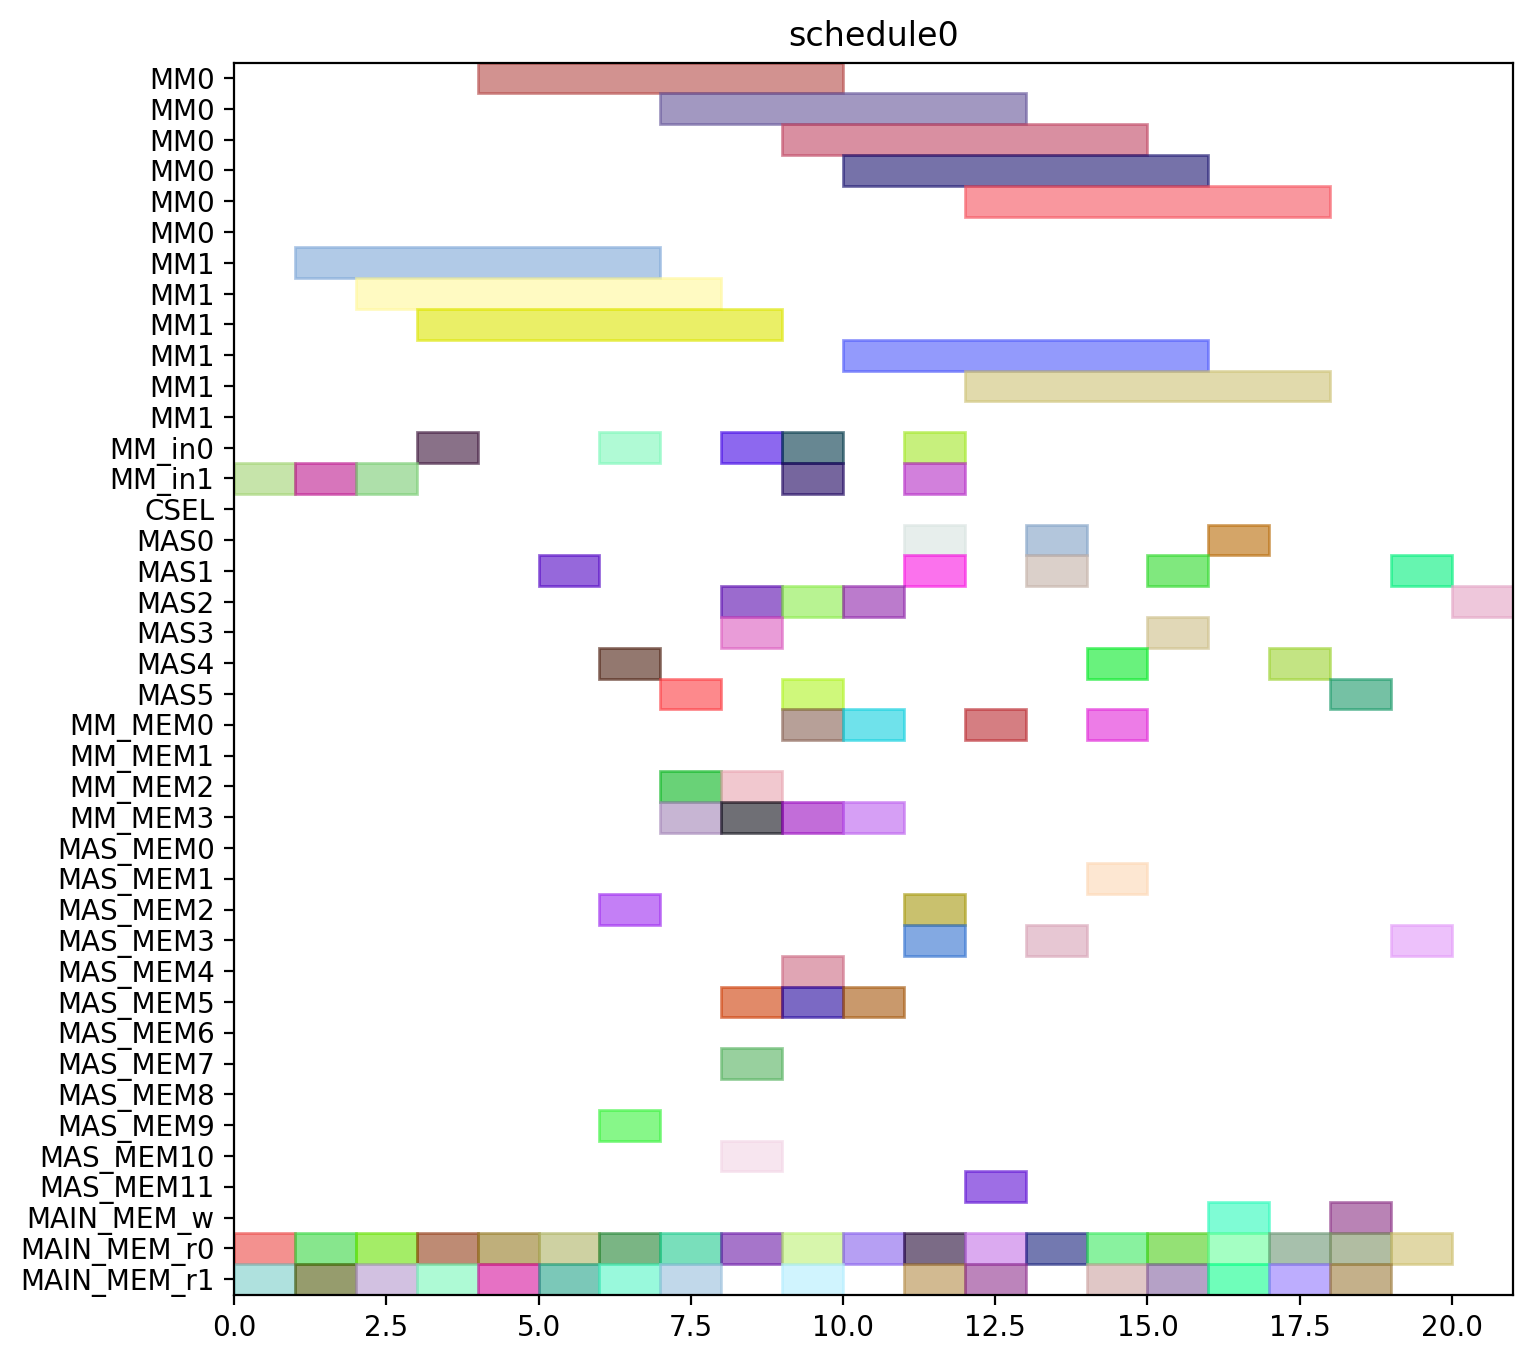

This figure's Python source:
from pyschedule import Scenario, solvers, plotters, alt


def solve():
	horizon = 120
	S = Scenario("schedule0", horizon=horizon)

	# resource
	MM = S.Resources('MM', num=2, size=6)
	MM_in = S.Resources('MM_in', num=2)
	CSEL = S.Resource('CSEL')
	MAS = S.Resources('MAS', num=6, size=1, periods=range(1, horizon))
	MM_MEM = S.Resources('MM_MEM', num=4)
	MAS_MEM = S.Resources('MAS_MEM', num=12)
	MAIN_MEM_w = S.Resource('MAIN_MEM_w', size=1)
	MAIN_MEM_r = S.Resources('MAIN_MEM_r', num=2)

	# result of previous scheduling

	# new tasks
	t0_t0 = S.Task('t0_t0', length=6, delay_cost=1)
	t0_t0 += alt(MM)
	t0_t0_in = S.Task('t0_t0_in', length=1, delay_cost=1)
	t0_t0_in += alt(MM_in)
	S += t0_t0_in*MM_in[0]<=t0_t0*MM[0]
	S += t0_t0_in*MM_in[1]<=t0_t0*MM[1]
	t0_t0_mem0 = S.Task('t0_t0_mem0', length=1, delay_cost=1)
	t0_t0_mem0 += MAIN_MEM_r[0]
	S += t0_t0_mem0 <= t0_t0

	t0_t0_mem1 = S.Task('t0_t0_mem1', length=1, delay_cost=1)
	t0_t0_mem1 += MAIN_MEM_r[1]
	S += t0_t0_mem1 <= t0_t0

	t0_t1 = S.Task('t0_t1', length=6, delay_cost=1)
	t0_t1 += alt(MM)
	t0_t1_in = S.Task('t0_t1_in', length=1, delay_cost=1)
	t0_t1_in += alt(MM_in)
	S += t0_t1_in*MM_in[0]<=t0_t1*MM[0]
	S += t0_t1_in*MM_in[1]<=t0_t1*MM[1]
	t0_t1_mem0 = S.Task('t0_t1_mem0', length=1, delay_cost=1)
	t0_t1_mem0 += MAIN_MEM_r[0]
	S += t0_t1_mem0 <= t0_t1

	t0_t1_mem1 = S.Task('t0_t1_mem1', length=1, delay_cost=1)
	t0_t1_mem1 += MAIN_MEM_r[1]
	S += t0_t1_mem1 <= t0_t1

	t0_t2 = S.Task('t0_t2', length=1, delay_cost=1)
	t0_t2 += alt(MAS)
	t0_t2_mem0 = S.Task('t0_t2_mem0', length=1, delay_cost=1)
	t0_t2_mem0 += MAIN_MEM_r[0]
	S += t0_t2_mem0 <= t0_t2

	t0_t2_mem1 = S.Task('t0_t2_mem1', length=1, delay_cost=1)
	t0_t2_mem1 += MAIN_MEM_r[1]
	S += t0_t2_mem1 <= t0_t2

	t0_t3 = S.Task('t0_t3', length=1, delay_cost=1)
	t0_t3 += alt(MAS)
	t0_t3_mem0 = S.Task('t0_t3_mem0', length=1, delay_cost=1)
	t0_t3_mem0 += MAIN_MEM_r[0]
	S += t0_t3_mem0 <= t0_t3

	t0_t3_mem1 = S.Task('t0_t3_mem1', length=1, delay_cost=1)
	t0_t3_mem1 += MAIN_MEM_r[1]
	S += t0_t3_mem1 <= t0_t3

	t2_t0 = S.Task('t2_t0', length=6, delay_cost=1)
	t2_t0 += alt(MM)
	t2_t0_in = S.Task('t2_t0_in', length=1, delay_cost=1)
	t2_t0_in += alt(MM_in)
	S += t2_t0_in*MM_in[0]<=t2_t0*MM[0]
	S += t2_t0_in*MM_in[1]<=t2_t0*MM[1]
	t2_t0_mem0 = S.Task('t2_t0_mem0', length=1, delay_cost=1)
	t2_t0_mem0 += MAIN_MEM_r[0]
	S += t2_t0_mem0 <= t2_t0

	t2_t0_mem1 = S.Task('t2_t0_mem1', length=1, delay_cost=1)
	t2_t0_mem1 += MAIN_MEM_r[1]
	S += t2_t0_mem1 <= t2_t0

	t2_t1 = S.Task('t2_t1', length=6, delay_cost=1)
	t2_t1 += alt(MM)
	t2_t1_in = S.Task('t2_t1_in', length=1, delay_cost=1)
	t2_t1_in += alt(MM_in)
	S += t2_t1_in*MM_in[0]<=t2_t1*MM[0]
	S += t2_t1_in*MM_in[1]<=t2_t1*MM[1]
	t2_t1_mem0 = S.Task('t2_t1_mem0', length=1, delay_cost=1)
	t2_t1_mem0 += MAIN_MEM_r[0]
	S += t2_t1_mem0 <= t2_t1

	t2_t1_mem1 = S.Task('t2_t1_mem1', length=1, delay_cost=1)
	t2_t1_mem1 += MAIN_MEM_r[1]
	S += t2_t1_mem1 <= t2_t1

	t2_t2 = S.Task('t2_t2', length=1, delay_cost=1)
	t2_t2 += alt(MAS)
	t2_t2_mem0 = S.Task('t2_t2_mem0', length=1, delay_cost=1)
	t2_t2_mem0 += MAIN_MEM_r[0]
	S += t2_t2_mem0 <= t2_t2

	t2_t2_mem1 = S.Task('t2_t2_mem1', length=1, delay_cost=1)
	t2_t2_mem1 += MAIN_MEM_r[1]
	S += t2_t2_mem1 <= t2_t2

	t2_t3 = S.Task('t2_t3', length=1, delay_cost=1)
	t2_t3 += alt(MAS)
	t2_t3_mem0 = S.Task('t2_t3_mem0', length=1, delay_cost=1)
	t2_t3_mem0 += MAIN_MEM_r[0]
	S += t2_t3_mem0 <= t2_t3

	t2_t3_mem1 = S.Task('t2_t3_mem1', length=1, delay_cost=1)
	t2_t3_mem1 += MAIN_MEM_r[1]
	S += t2_t3_mem1 <= t2_t3

	t7_t2 = S.Task('t7_t2', length=1, delay_cost=1)
	t7_t2 += alt(MAS)
	t7_t2_mem0 = S.Task('t7_t2_mem0', length=1, delay_cost=1)
	t7_t2_mem0 += MAIN_MEM_r[0]
	S += t7_t2_mem0 <= t7_t2

	t7_t2_mem1 = S.Task('t7_t2_mem1', length=1, delay_cost=1)
	t7_t2_mem1 += MAIN_MEM_r[1]
	S += t7_t2_mem1 <= t7_t2

	t9_t2 = S.Task('t9_t2', length=1, delay_cost=1)
	t9_t2 += alt(MAS)
	t9_t2_mem0 = S.Task('t9_t2_mem0', length=1, delay_cost=1)
	t9_t2_mem0 += MAIN_MEM_r[0]
	S += t9_t2_mem0 <= t9_t2

	t9_t2_mem1 = S.Task('t9_t2_mem1', length=1, delay_cost=1)
	t9_t2_mem1 += MAIN_MEM_r[1]
	S += t9_t2_mem1 <= t9_t2

	t14_t2 = S.Task('t14_t2', length=1, delay_cost=1)
	t14_t2 += alt(MAS)
	t14_t2_mem0 = S.Task('t14_t2_mem0', length=1, delay_cost=1)
	t14_t2_mem0 += MAIN_MEM_r[0]
	S += t14_t2_mem0 <= t14_t2

	t14_t2_mem1 = S.Task('t14_t2_mem1', length=1, delay_cost=1)
	t14_t2_mem1 += MAIN_MEM_r[1]
	S += t14_t2_mem1 <= t14_t2

	new_TZ_t2 = S.Task('new_TZ_t2', length=1, delay_cost=1)
	new_TZ_t2 += alt(MAS)
	new_TZ_t2_mem0 = S.Task('new_TZ_t2_mem0', length=1, delay_cost=1)
	new_TZ_t2_mem0 += MAIN_MEM_r[0]
	S += new_TZ_t2_mem0 <= new_TZ_t2

	new_TZ_t2_mem1 = S.Task('new_TZ_t2_mem1', length=1, delay_cost=1)
	new_TZ_t2_mem1 += MAIN_MEM_r[1]
	S += new_TZ_t2_mem1 <= new_TZ_t2

	t16_t2 = S.Task('t16_t2', length=1, delay_cost=1)
	t16_t2 += alt(MAS)
	t16_t2_mem0 = S.Task('t16_t2_mem0', length=1, delay_cost=1)
	t16_t2_mem0 += MAIN_MEM_r[0]
	S += t16_t2_mem0 <= t16_t2

	t16_t2_mem1 = S.Task('t16_t2_mem1', length=1, delay_cost=1)
	t16_t2_mem1 += MAIN_MEM_r[1]
	S += t16_t2_mem1 <= t16_t2

	t17_t2 = S.Task('t17_t2', length=1, delay_cost=1)
	t17_t2 += alt(MAS)
	t17_t2_mem0 = S.Task('t17_t2_mem0', length=1, delay_cost=1)
	t17_t2_mem0 += MAIN_MEM_r[0]
	S += t17_t2_mem0 <= t17_t2

	t17_t2_mem1 = S.Task('t17_t2_mem1', length=1, delay_cost=1)
	t17_t2_mem1 += MAIN_MEM_r[1]
	S += t17_t2_mem1 <= t17_t2

	t0_t4 = S.Task('t0_t4', length=6, delay_cost=1)
	t0_t4 += alt(MM)
	t0_t4_in = S.Task('t0_t4_in', length=1, delay_cost=1)
	t0_t4_in += alt(MM_in)
	S += t0_t4_in*MM_in[0]<=t0_t4*MM[0]
	S += t0_t4_in*MM_in[1]<=t0_t4*MM[1]
	t0_t4_mem0 = S.Task('t0_t4_mem0', length=1, delay_cost=1)
	t0_t4_mem0 += alt(MAS_MEM)
	S += (t0_t2*MAS[0])-1 < t0_t4_mem0*MAS_MEM[0]
	S += (t0_t2*MAS[1])-1 < t0_t4_mem0*MAS_MEM[2]
	S += (t0_t2*MAS[2])-1 < t0_t4_mem0*MAS_MEM[4]
	S += (t0_t2*MAS[3])-1 < t0_t4_mem0*MAS_MEM[6]
	S += (t0_t2*MAS[4])-1 < t0_t4_mem0*MAS_MEM[8]
	S += (t0_t2*MAS[5])-1 < t0_t4_mem0*MAS_MEM[10]
	S += t0_t4_mem0 <= t0_t4

	t0_t4_mem1 = S.Task('t0_t4_mem1', length=1, delay_cost=1)
	t0_t4_mem1 += alt(MAS_MEM)
	S += (t0_t3*MAS[0])-1 < t0_t4_mem1*MAS_MEM[1]
	S += (t0_t3*MAS[1])-1 < t0_t4_mem1*MAS_MEM[3]
	S += (t0_t3*MAS[2])-1 < t0_t4_mem1*MAS_MEM[5]
	S += (t0_t3*MAS[3])-1 < t0_t4_mem1*MAS_MEM[7]
	S += (t0_t3*MAS[4])-1 < t0_t4_mem1*MAS_MEM[9]
	S += (t0_t3*MAS[5])-1 < t0_t4_mem1*MAS_MEM[11]
	S += t0_t4_mem1 <= t0_t4

	t00 = S.Task('t00', length=1, delay_cost=1)
	t00 += alt(MAS)
	t00_mem0 = S.Task('t00_mem0', length=1, delay_cost=1)
	t00_mem0 += alt(MM_MEM)
	S += (t0_t0*MM[0])-1 < t00_mem0*MM_MEM[0]
	S += (t0_t0*MM[1])-1 < t00_mem0*MM_MEM[2]
	S += t00_mem0 <= t00

	t00_mem1 = S.Task('t00_mem1', length=1, delay_cost=1)
	t00_mem1 += alt(MM_MEM)
	S += (t0_t1*MM[0])-1 < t00_mem1*MM_MEM[1]
	S += (t0_t1*MM[1])-1 < t00_mem1*MM_MEM[3]
	S += t00_mem1 <= t00

	t0_t5 = S.Task('t0_t5', length=1, delay_cost=1)
	t0_t5 += alt(MAS)
	t0_t5_mem0 = S.Task('t0_t5_mem0', length=1, delay_cost=1)
	t0_t5_mem0 += alt(MM_MEM)
	S += (t0_t0*MM[0])-1 < t0_t5_mem0*MM_MEM[0]
	S += (t0_t0*MM[1])-1 < t0_t5_mem0*MM_MEM[2]
	S += t0_t5_mem0 <= t0_t5

	t0_t5_mem1 = S.Task('t0_t5_mem1', length=1, delay_cost=1)
	t0_t5_mem1 += alt(MM_MEM)
	S += (t0_t1*MM[0])-1 < t0_t5_mem1*MM_MEM[1]
	S += (t0_t1*MM[1])-1 < t0_t5_mem1*MM_MEM[3]
	S += t0_t5_mem1 <= t0_t5

	t2_t4 = S.Task('t2_t4', length=6, delay_cost=1)
	t2_t4 += alt(MM)
	t2_t4_in = S.Task('t2_t4_in', length=1, delay_cost=1)
	t2_t4_in += alt(MM_in)
	S += t2_t4_in*MM_in[0]<=t2_t4*MM[0]
	S += t2_t4_in*MM_in[1]<=t2_t4*MM[1]
	t2_t4_mem0 = S.Task('t2_t4_mem0', length=1, delay_cost=1)
	t2_t4_mem0 += alt(MAS_MEM)
	S += (t2_t2*MAS[0])-1 < t2_t4_mem0*MAS_MEM[0]
	S += (t2_t2*MAS[1])-1 < t2_t4_mem0*MAS_MEM[2]
	S += (t2_t2*MAS[2])-1 < t2_t4_mem0*MAS_MEM[4]
	S += (t2_t2*MAS[3])-1 < t2_t4_mem0*MAS_MEM[6]
	S += (t2_t2*MAS[4])-1 < t2_t4_mem0*MAS_MEM[8]
	S += (t2_t2*MAS[5])-1 < t2_t4_mem0*MAS_MEM[10]
	S += t2_t4_mem0 <= t2_t4

	t2_t4_mem1 = S.Task('t2_t4_mem1', length=1, delay_cost=1)
	t2_t4_mem1 += alt(MAS_MEM)
	S += (t2_t3*MAS[0])-1 < t2_t4_mem1*MAS_MEM[1]
	S += (t2_t3*MAS[1])-1 < t2_t4_mem1*MAS_MEM[3]
	S += (t2_t3*MAS[2])-1 < t2_t4_mem1*MAS_MEM[5]
	S += (t2_t3*MAS[3])-1 < t2_t4_mem1*MAS_MEM[7]
	S += (t2_t3*MAS[4])-1 < t2_t4_mem1*MAS_MEM[9]
	S += (t2_t3*MAS[5])-1 < t2_t4_mem1*MAS_MEM[11]
	S += t2_t4_mem1 <= t2_t4

	t20 = S.Task('t20', length=1, delay_cost=1)
	t20 += alt(MAS)
	t20_mem0 = S.Task('t20_mem0', length=1, delay_cost=1)
	t20_mem0 += alt(MM_MEM)
	S += (t2_t0*MM[0])-1 < t20_mem0*MM_MEM[0]
	S += (t2_t0*MM[1])-1 < t20_mem0*MM_MEM[2]
	S += t20_mem0 <= t20

	t20_mem1 = S.Task('t20_mem1', length=1, delay_cost=1)
	t20_mem1 += alt(MM_MEM)
	S += (t2_t1*MM[0])-1 < t20_mem1*MM_MEM[1]
	S += (t2_t1*MM[1])-1 < t20_mem1*MM_MEM[3]
	S += t20_mem1 <= t20

	t2_t5 = S.Task('t2_t5', length=1, delay_cost=1)
	t2_t5 += alt(MAS)
	t2_t5_mem0 = S.Task('t2_t5_mem0', length=1, delay_cost=1)
	t2_t5_mem0 += alt(MM_MEM)
	S += (t2_t0*MM[0])-1 < t2_t5_mem0*MM_MEM[0]
	S += (t2_t0*MM[1])-1 < t2_t5_mem0*MM_MEM[2]
	S += t2_t5_mem0 <= t2_t5

	t2_t5_mem1 = S.Task('t2_t5_mem1', length=1, delay_cost=1)
	t2_t5_mem1 += alt(MM_MEM)
	S += (t2_t1*MM[0])-1 < t2_t5_mem1*MM_MEM[1]
	S += (t2_t1*MM[1])-1 < t2_t5_mem1*MM_MEM[3]
	S += t2_t5_mem1 <= t2_t5

	t01 = S.Task('t01', length=1, delay_cost=1)
	t01 += alt(MAS)
	t01_mem0 = S.Task('t01_mem0', length=1, delay_cost=1)
	t01_mem0 += alt(MM_MEM)
	S += (t0_t4*MM[0])-1 < t01_mem0*MM_MEM[0]
	S += (t0_t4*MM[1])-1 < t01_mem0*MM_MEM[2]
	S += t01_mem0 <= t01

	t01_mem1 = S.Task('t01_mem1', length=1, delay_cost=1)
	t01_mem1 += alt(MAS_MEM)
	S += (t0_t5*MAS[0])-1 < t01_mem1*MAS_MEM[1]
	S += (t0_t5*MAS[1])-1 < t01_mem1*MAS_MEM[3]
	S += (t0_t5*MAS[2])-1 < t01_mem1*MAS_MEM[5]
	S += (t0_t5*MAS[3])-1 < t01_mem1*MAS_MEM[7]
	S += (t0_t5*MAS[4])-1 < t01_mem1*MAS_MEM[9]
	S += (t0_t5*MAS[5])-1 < t01_mem1*MAS_MEM[11]
	S += t01_mem1 <= t01

	t10 = S.Task('t10', length=1, delay_cost=1)
	t10 += alt(MAS)
	t10_mem0 = S.Task('t10_mem0', length=1, delay_cost=1)
	t10_mem0 += MAIN_MEM_r[0]
	S += t10_mem0 <= t10

	t10_mem1 = S.Task('t10_mem1', length=1, delay_cost=1)
	t10_mem1 += alt(MAS_MEM)
	S += (t00*MAS[0])-1 < t10_mem1*MAS_MEM[1]
	S += (t00*MAS[1])-1 < t10_mem1*MAS_MEM[3]
	S += (t00*MAS[2])-1 < t10_mem1*MAS_MEM[5]
	S += (t00*MAS[3])-1 < t10_mem1*MAS_MEM[7]
	S += (t00*MAS[4])-1 < t10_mem1*MAS_MEM[9]
	S += (t00*MAS[5])-1 < t10_mem1*MAS_MEM[11]
	S += t10_mem1 <= t10

	t21 = S.Task('t21', length=1, delay_cost=1)
	t21 += alt(MAS)
	t21_mem0 = S.Task('t21_mem0', length=1, delay_cost=1)
	t21_mem0 += alt(MM_MEM)
	S += (t2_t4*MM[0])-1 < t21_mem0*MM_MEM[0]
	S += (t2_t4*MM[1])-1 < t21_mem0*MM_MEM[2]
	S += t21_mem0 <= t21

	t21_mem1 = S.Task('t21_mem1', length=1, delay_cost=1)
	t21_mem1 += alt(MAS_MEM)
	S += (t2_t5*MAS[0])-1 < t21_mem1*MAS_MEM[1]
	S += (t2_t5*MAS[1])-1 < t21_mem1*MAS_MEM[3]
	S += (t2_t5*MAS[2])-1 < t21_mem1*MAS_MEM[5]
	S += (t2_t5*MAS[3])-1 < t21_mem1*MAS_MEM[7]
	S += (t2_t5*MAS[4])-1 < t21_mem1*MAS_MEM[9]
	S += (t2_t5*MAS[5])-1 < t21_mem1*MAS_MEM[11]
	S += t21_mem1 <= t21

	t30 = S.Task('t30', length=1, delay_cost=1)
	t30 += alt(MAS)
	t30_mem0 = S.Task('t30_mem0', length=1, delay_cost=1)
	t30_mem0 += MAIN_MEM_r[0]
	S += t30_mem0 <= t30

	t30_mem1 = S.Task('t30_mem1', length=1, delay_cost=1)
	t30_mem1 += alt(MAS_MEM)
	S += (t20*MAS[0])-1 < t30_mem1*MAS_MEM[1]
	S += (t20*MAS[1])-1 < t30_mem1*MAS_MEM[3]
	S += (t20*MAS[2])-1 < t30_mem1*MAS_MEM[5]
	S += (t20*MAS[3])-1 < t30_mem1*MAS_MEM[7]
	S += (t20*MAS[4])-1 < t30_mem1*MAS_MEM[9]
	S += (t20*MAS[5])-1 < t30_mem1*MAS_MEM[11]
	S += t30_mem1 <= t30

	t11 = S.Task('t11', length=1, delay_cost=1)
	t11 += alt(MAS)
	t11_mem0 = S.Task('t11_mem0', length=1, delay_cost=1)
	t11_mem0 += MAIN_MEM_r[0]
	S += t11_mem0 <= t11

	t11_mem1 = S.Task('t11_mem1', length=1, delay_cost=1)
	t11_mem1 += alt(MAS_MEM)
	S += (t01*MAS[0])-1 < t11_mem1*MAS_MEM[1]
	S += (t01*MAS[1])-1 < t11_mem1*MAS_MEM[3]
	S += (t01*MAS[2])-1 < t11_mem1*MAS_MEM[5]
	S += (t01*MAS[3])-1 < t11_mem1*MAS_MEM[7]
	S += (t01*MAS[4])-1 < t11_mem1*MAS_MEM[9]
	S += (t01*MAS[5])-1 < t11_mem1*MAS_MEM[11]
	S += t11_mem1 <= t11

	t31 = S.Task('t31', length=1, delay_cost=1)
	t31 += alt(MAS)
	t31_mem0 = S.Task('t31_mem0', length=1, delay_cost=1)
	t31_mem0 += MAIN_MEM_r[0]
	S += t31_mem0 <= t31

	t31_mem1 = S.Task('t31_mem1', length=1, delay_cost=1)
	t31_mem1 += alt(MAS_MEM)
	S += (t21*MAS[0])-1 < t31_mem1*MAS_MEM[1]
	S += (t21*MAS[1])-1 < t31_mem1*MAS_MEM[3]
	S += (t21*MAS[2])-1 < t31_mem1*MAS_MEM[5]
	S += (t21*MAS[3])-1 < t31_mem1*MAS_MEM[7]
	S += (t21*MAS[4])-1 < t31_mem1*MAS_MEM[9]
	S += (t21*MAS[5])-1 < t31_mem1*MAS_MEM[11]
	S += t31_mem1 <= t31

	c010 = S.Task('c010', length=6, delay_cost=1)
	c010 += alt(MM)
	c010_in = S.Task('c010_in', length=1, delay_cost=1)
	c010_in += alt(MM_in)
	S += c010_in*MM_in[0]<=c010*MM[0]
	S += c010_in*MM_in[1]<=c010*MM[1]
	S += 0<c010

	c010_w = S.Task('c010_w', length=1, delay_cost=1)
	c010_w += alt(MAIN_MEM_w)
	S += c010 <= c010_w

	c010_mem0 = S.Task('c010_mem0', length=1, delay_cost=1)
	c010_mem0 += alt(MAS_MEM)
	S += (t30*MAS[0])-1 < c010_mem0*MAS_MEM[0]
	S += (t30*MAS[1])-1 < c010_mem0*MAS_MEM[2]
	S += (t30*MAS[2])-1 < c010_mem0*MAS_MEM[4]
	S += (t30*MAS[3])-1 < c010_mem0*MAS_MEM[6]
	S += (t30*MAS[4])-1 < c010_mem0*MAS_MEM[8]
	S += (t30*MAS[5])-1 < c010_mem0*MAS_MEM[10]
	S += c010_mem0 <= c010

	c010_mem1 = S.Task('c010_mem1', length=1, delay_cost=1)
	c010_mem1 += MAIN_MEM_r[1]
	S += c010_mem1 <= c010

	c200 = S.Task('c200', length=6, delay_cost=1)
	c200 += alt(MM)
	c200_in = S.Task('c200_in', length=1, delay_cost=1)
	c200_in += alt(MM_in)
	S += c200_in*MM_in[0]<=c200*MM[0]
	S += c200_in*MM_in[1]<=c200*MM[1]
	S += 0<c200

	c200_w = S.Task('c200_w', length=1, delay_cost=1)
	c200_w += alt(MAIN_MEM_w)
	S += c200 <= c200_w

	c200_mem0 = S.Task('c200_mem0', length=1, delay_cost=1)
	c200_mem0 += alt(MAS_MEM)
	S += (t10*MAS[0])-1 < c200_mem0*MAS_MEM[0]
	S += (t10*MAS[1])-1 < c200_mem0*MAS_MEM[2]
	S += (t10*MAS[2])-1 < c200_mem0*MAS_MEM[4]
	S += (t10*MAS[3])-1 < c200_mem0*MAS_MEM[6]
	S += (t10*MAS[4])-1 < c200_mem0*MAS_MEM[8]
	S += (t10*MAS[5])-1 < c200_mem0*MAS_MEM[10]
	S += c200_mem0 <= c200

	c200_mem1 = S.Task('c200_mem1', length=1, delay_cost=1)
	c200_mem1 += MAIN_MEM_r[1]
	S += c200_mem1 <= c200

	t16_t0 = S.Task('t16_t0', length=6, delay_cost=1)
	t16_t0 += alt(MM)
	t16_t0_in = S.Task('t16_t0_in', length=1, delay_cost=1)
	t16_t0_in += alt(MM_in)
	S += t16_t0_in*MM_in[0]<=t16_t0*MM[0]
	S += t16_t0_in*MM_in[1]<=t16_t0*MM[1]
	t16_t0_mem0 = S.Task('t16_t0_mem0', length=1, delay_cost=1)
	t16_t0_mem0 += MAIN_MEM_r[0]
	S += t16_t0_mem0 <= t16_t0

	t16_t0_mem1 = S.Task('t16_t0_mem1', length=1, delay_cost=1)
	t16_t0_mem1 += alt(MAS_MEM)
	S += (t30*MAS[0])-1 < t16_t0_mem1*MAS_MEM[1]
	S += (t30*MAS[1])-1 < t16_t0_mem1*MAS_MEM[3]
	S += (t30*MAS[2])-1 < t16_t0_mem1*MAS_MEM[5]
	S += (t30*MAS[3])-1 < t16_t0_mem1*MAS_MEM[7]
	S += (t30*MAS[4])-1 < t16_t0_mem1*MAS_MEM[9]
	S += (t30*MAS[5])-1 < t16_t0_mem1*MAS_MEM[11]
	S += t16_t0_mem1 <= t16_t0

	t17_t0 = S.Task('t17_t0', length=6, delay_cost=1)
	t17_t0 += alt(MM)
	t17_t0_in = S.Task('t17_t0_in', length=1, delay_cost=1)
	t17_t0_in += alt(MM_in)
	S += t17_t0_in*MM_in[0]<=t17_t0*MM[0]
	S += t17_t0_in*MM_in[1]<=t17_t0*MM[1]
	t17_t0_mem0 = S.Task('t17_t0_mem0', length=1, delay_cost=1)
	t17_t0_mem0 += MAIN_MEM_r[0]
	S += t17_t0_mem0 <= t17_t0

	t17_t0_mem1 = S.Task('t17_t0_mem1', length=1, delay_cost=1)
	t17_t0_mem1 += alt(MAS_MEM)
	S += (t10*MAS[0])-1 < t17_t0_mem1*MAS_MEM[1]
	S += (t10*MAS[1])-1 < t17_t0_mem1*MAS_MEM[3]
	S += (t10*MAS[2])-1 < t17_t0_mem1*MAS_MEM[5]
	S += (t10*MAS[3])-1 < t17_t0_mem1*MAS_MEM[7]
	S += (t10*MAS[4])-1 < t17_t0_mem1*MAS_MEM[9]
	S += (t10*MAS[5])-1 < t17_t0_mem1*MAS_MEM[11]
	S += t17_t0_mem1 <= t17_t0

	solvers.mip.solve(S,msg=1,kind='CPLEX',ratio_gap=1.01)

	solution = [['hoge']*len(S.solution()[1]) for i in range(len(S.solution()))]
	for i in range(len(S.solution())):
		for j in range(len(S.solution()[i])):
			solution[i][j]=str(S.solution()[i][j])
	print(solution)

	cycles = int(solution[-1][3])

	pic_file_name = "/home/mfukuda/ABE/multiRAM_multiMAS_16mux/scheduling_result/stage6MM2_stage1MAS6/EP2_ADD_w_EVAL/schedule0.png"
	if(S.solution() != []):
		plotters.matplotlib.plot(S,img_filename=pic_file_name, show_task_labels=False, fig_size=(cycles*0.25+3, 8))

	return solution
